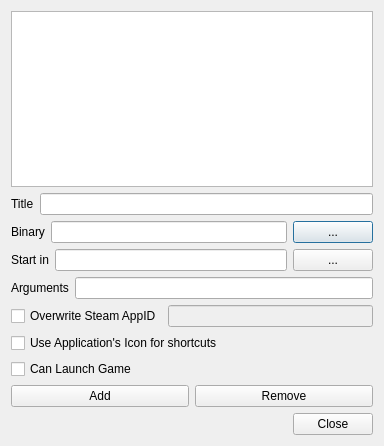
<?xml version="1.0" encoding="UTF-8"?>
<ui version="4.0">
 <class>EditExecutablesDialog</class>
 <widget class="QDialog" name="EditExecutablesDialog">
  <property name="geometry">
   <rect>
    <x>0</x>
    <y>0</y>
    <width>384</width>
    <height>446</height>
   </rect>
  </property>
  <property name="windowTitle">
   <string>Modify Executables</string>
  </property>
  <layout class="QVBoxLayout" name="verticalLayout">
   <item>
    <widget class="QListWidget" name="executablesListBox">
     <property name="toolTip">
      <string>List of configured executables</string>
     </property>
     <property name="whatsThis">
      <string>This is a list of your configured executables. Executables in grey are automatically recognised and can not be modified.</string>
     </property>
     <property name="dragDropMode">
      <enum>QAbstractItemView::InternalMove</enum>
     </property>
     <property name="defaultDropAction">
      <enum>Qt::TargetMoveAction</enum>
     </property>
     <property name="selectionMode">
      <enum>QAbstractItemView::ExtendedSelection</enum>
     </property>
    </widget>
   </item>
   <item>
    <layout class="QHBoxLayout" name="horizontalLayout_4">
     <item>
      <widget class="QLabel" name="label_3">
       <property name="text">
        <string>Title</string>
       </property>
      </widget>
     </item>
     <item>
      <widget class="QLineEdit" name="titleEdit">
       <property name="toolTip">
        <string>Name of the executable. This is only for display purposes.</string>
       </property>
       <property name="whatsThis">
        <string>Name of the executable. This is only for display purposes.</string>
       </property>
      </widget>
     </item>
    </layout>
   </item>
   <item>
    <layout class="QHBoxLayout" name="horizontalLayout">
     <item>
      <widget class="QLabel" name="label">
       <property name="text">
        <string>Binary</string>
       </property>
      </widget>
     </item>
     <item>
      <widget class="QLineEdit" name="binaryEdit">
       <property name="toolTip">
        <string>Binary to run</string>
       </property>
       <property name="whatsThis">
        <string>Binary to run</string>
       </property>
      </widget>
     </item>
     <item>
      <widget class="QPushButton" name="browseButton">
       <property name="toolTip">
        <string>Browse filesystem</string>
       </property>
       <property name="whatsThis">
        <string>Browse filesystem for the executable to run.</string>
       </property>
       <property name="text">
        <string>...</string>
       </property>
      </widget>
     </item>
    </layout>
   </item>
   <item>
    <layout class="QHBoxLayout" name="horizontalLayout_6">
     <item>
      <widget class="QLabel" name="label_4">
       <property name="text">
        <string>Start in</string>
       </property>
      </widget>
     </item>
     <item>
      <widget class="QLineEdit" name="workingDirEdit"/>
     </item>
     <item>
      <widget class="QPushButton" name="browseDirButton">
       <property name="text">
        <string>...</string>
       </property>
      </widget>
     </item>
    </layout>
   </item>
   <item>
    <layout class="QHBoxLayout" name="horizontalLayout_3">
     <item>
      <widget class="QLabel" name="label_2">
       <property name="text">
        <string>Arguments</string>
       </property>
      </widget>
     </item>
     <item>
      <widget class="QLineEdit" name="argumentsEdit">
       <property name="toolTip">
        <string>Arguments to pass to the application</string>
       </property>
       <property name="whatsThis">
        <string>Arguments to pass to the application</string>
       </property>
      </widget>
     </item>
    </layout>
   </item>
   <item>
    <layout class="QHBoxLayout" name="horizontalLayout_5">
     <item>
      <widget class="QCheckBox" name="overwriteAppIDBox">
       <property name="toolTip">
        <string>Allow the Steam AppID to be used for this executable to be changed.</string>
       </property>
       <property name="whatsThis">
        <string>Allow the Steam AppID to be used for this executable to be changed.
Every game/tool distributed through Steam has a unique ID. MO needs to know this ID to start those programs directly, otherwise the program is started by steam and then MO will not work. By default, MO will use the AppID for the game.
Right now the only case I know of where this needs to be overwritten is for the Skyrim Creation Kit which has its own AppID. This overwrite is already preconfigured.</string>
       </property>
       <property name="text">
        <string>Overwrite Steam AppID</string>
       </property>
      </widget>
     </item>
     <item>
      <widget class="QLineEdit" name="appIDOverwriteEdit">
       <property name="enabled">
        <bool>false</bool>
       </property>
       <property name="toolTip">
        <string>Steam AppID to use for this executable that differs from the games AppID.</string>
       </property>
       <property name="whatsThis">
        <string>Steam AppID to use for this executable that differs from the games AppID.
Every game/tool distributed through Steam has a unique ID. MO needs to know this ID to start those programs directly, otherwise the program is started by steam and then MO will not work. By default, MO will use the AppID for the game (usually 72850).
Right now the only case I know of where this needs to be overwritten is for the Skyrim Creation Kit which has its own AppID (usually 202480). This overwrite is already preconfigured.</string>
       </property>
      </widget>
     </item>
    </layout>
   </item>
   <item>
    <widget class="QCheckBox" name="useAppIconCheckBox">
     <property name="text">
      <string>Use Application's Icon for shortcuts</string>
     </property>
    </widget>
   </item>
   <item>
    <widget class="QCheckBox" name="canLaunchGameCheckBox">
     <property name="toolTip">
      <string>If this is checked, the application can launch the game and any pre-game checks will be run when this application is started</string>
     </property>
     <property name="text">
      <string>Can Launch Game</string>
     </property>
    </widget>
   </item>
   <item>
    <layout class="QHBoxLayout" name="horizontalLayout_2">
     <item>
      <widget class="QPushButton" name="addButton">
       <property name="toolTip">
        <string>Add an executable</string>
       </property>
       <property name="whatsThis">
        <string>Add an executable</string>
       </property>
       <property name="text">
        <string>Add</string>
       </property>
       <property name="icon">
        <iconset>
         <normaloff>:/new/guiresources/resources/list-add.png</normaloff>:/new/guiresources/resources/list-add.png</iconset>
       </property>
      </widget>
     </item>
     <item>
      <widget class="QPushButton" name="removeButton">
       <property name="toolTip">
        <string>Remove the selected executable</string>
       </property>
       <property name="whatsThis">
        <string>Remove the selected executable</string>
       </property>
       <property name="text">
        <string>Remove</string>
       </property>
       <property name="icon">
        <iconset>
         <normaloff>:/new/guiresources/resources/list-remove.png</normaloff>:/new/guiresources/resources/list-remove.png</iconset>
       </property>
      </widget>
     </item>
    </layout>
   </item>
   <item>
    <layout class="QHBoxLayout" name="horizontalLayout_7">
     <item>
      <spacer name="horizontalSpacer">
       <property name="orientation">
        <enum>Qt::Horizontal</enum>
       </property>
       <property name="sizeHint" stdset="0">
        <size>
         <width>40</width>
         <height>20</height>
        </size>
       </property>
      </spacer>
     </item>
     <item>
      <widget class="QPushButton" name="closeButton">
       <property name="text">
        <string>Close</string>
       </property>
      </widget>
     </item>
    </layout>
   </item>
  </layout>
 </widget>
 <resources/>
 <connections/>
</ui>
